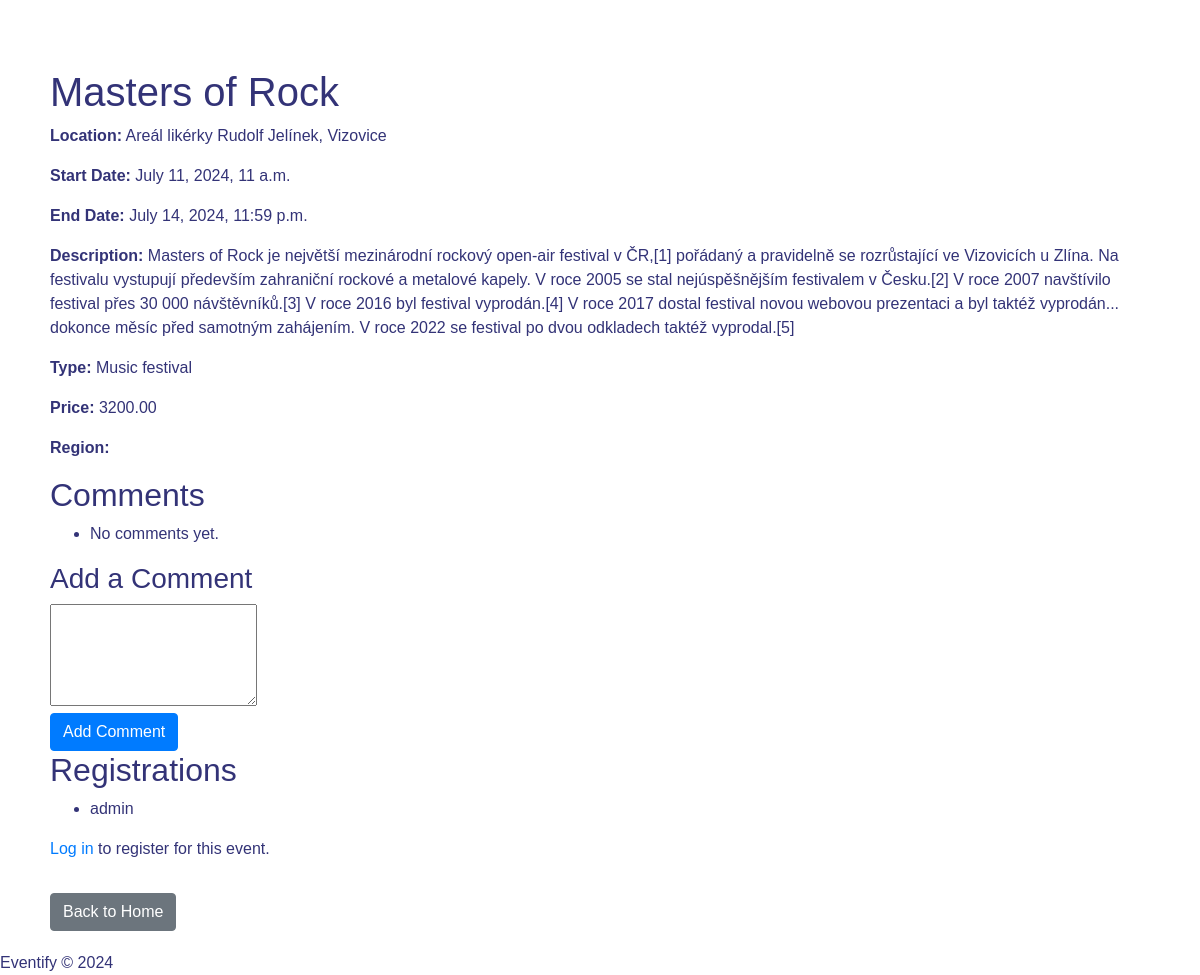
Before: /event/3/ with the older database file.
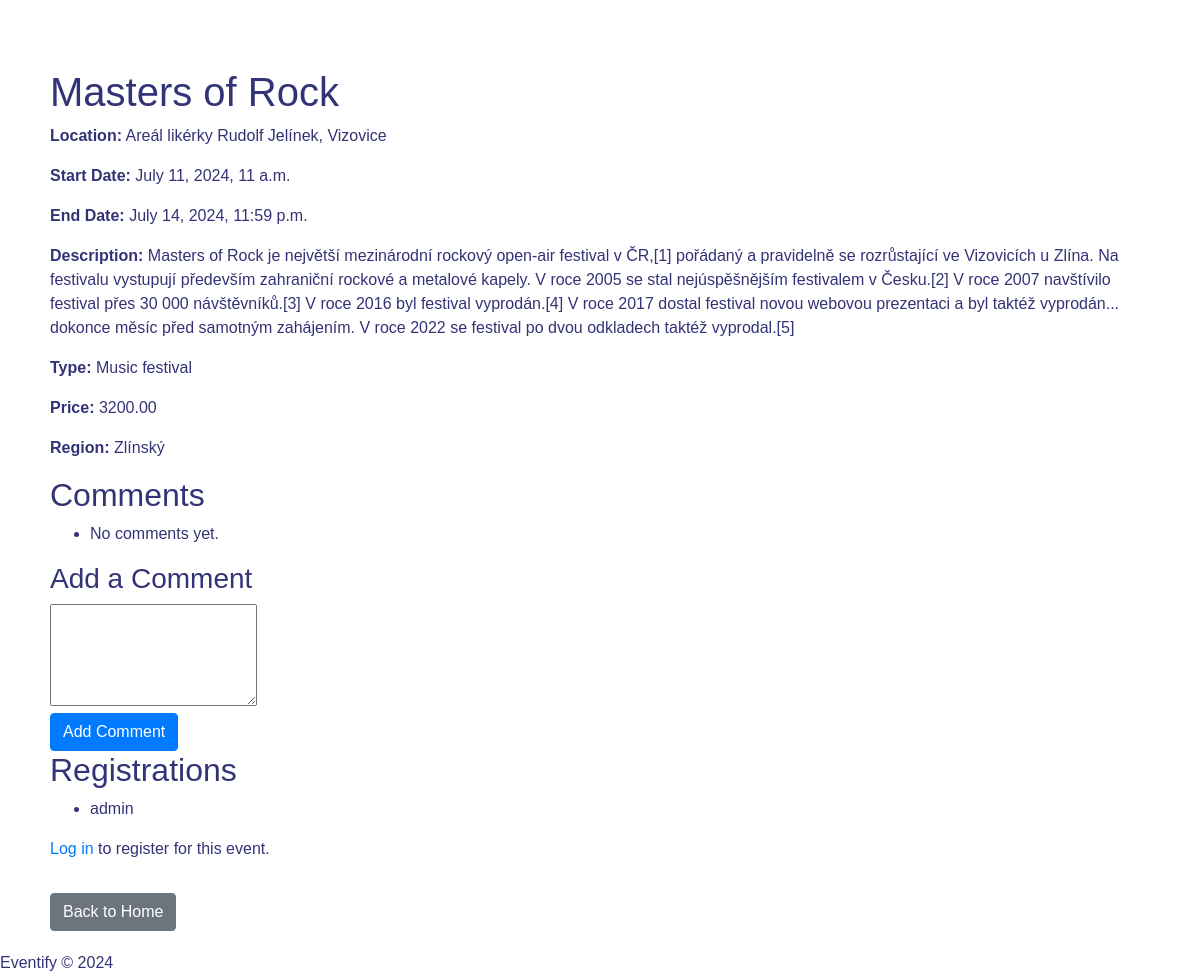
After: the same page with the newer database file.
### viewer/models.py (models this page shows, shortened)
class Event(models.Model):
    title = models.CharField(
        max_length=100,
    )
    start_date = models.DateTimeField()
    end_date = models.DateTimeField()
    description = models.TextField()
    created_by = models.ForeignKey(User, on_delete=models.CASCADE, related_name='events')
    type = models.CharField(max_length=50)
    price = models.DecimalField(max_digits=10, decimal_places=2)
    location = models.CharField(max_length=200, null=True, blank=True)
    region = models.CharField(max_length=40, choices=REGION_CHOICES, default='')

### viewer/views.py (the view)
# urls.py: path('event/<int:event_id>/', views.event_detail, name='event_detail'),
def event_detail(request, event_id):
    event = get_object_or_404(Event, pk=event_id)
    if request.method == 'POST':
        comment_content = request.POST.get('comment_content')
        if comment_content:
            Comment.objects.create(user=request.user, event=event, content=comment_content)
    comments = event.comments.all().order_by('-created_at')
    registrations = event.registrations.all()
    return render(request, 'viewer/event_detail.html', {
        'event': event,
        'comments': comments,
        'registrations': registrations,
        'is_edit': False,
    })

### viewer/templates/viewer/event_detail.html (shortened to what this page needs)
<!DOCTYPE html>
{% load static %}
<html lang="en">
<head>
    <link rel="stylesheet" href="https://stackpath.bootstrapcdn.com/bootstrap/4.2.1/css/bootstrap.min.css"
>
    <link rel="stylesheet" href="{% static 'viewer/style.css' %}">
</head>
<body>
    <div class="container mt-5">
        <h1>{{ event.title }}</h1>
        <p><strong>Location:</strong> {{ event.location }}</p>
        <p><strong>Start Date:</strong> {{ event.start_date }}</p>
        <p><strong>End Date:</strong> {{ event.end_date }}</p>
        <p><strong>Description:</strong> {{ event.description }}</p>
        <p><strong>Type:</strong> {{ event.type }}</p>
        <p><strong>Price:</strong> {{ event.price }}</p>
        <p><strong>Region:</strong> {{ event.get_region_display }}</p>
        {% if is_edit %}
            <form method="post">
                {% csrf_token %}
                {{ form.as_p }}
                <button type="submit" class="btn btn-primary">Save changes</button>
            </form>
        {% else %}
            <h2>Comments</h2>
            <ul>
                {% for comment in comments %}
                    <li>{{ comment.content }} - <em>{{ comment.user.username }}</em></li>
                {% empty %}
                    <li>No comments yet.</li>
                {% endfor %}
            </ul>
            <h3>Add a Comment</h3>
            <form method="post">
                <textarea name="comment_content" rows="4"></textarea><br>
                <button type="submit" class="btn btn-primary">Add Comment</button>
            </form>
            <h2>Registrations</h2>
            <ul>
                {% for registration in registrations %}
                    <li>{{ registration.user.username }}</li>
                {% empty %}
                    <li>No registrations yet.</li>
                {% endfor %}
            </ul>
            {% if user.is_authenticated %}
                {% if user in event.registrations.all %}
                    <p>You are already registered for this event.</p>
                {% else %}
                    <form method="post" action="{% url 'register_for_event' event.id %}">
                        {% csrf_token %}
                        <button type="submit" class="btn btn-primary">Register for Event</button>
                    </form>
                {% endif %}
            {% else %}
                <p><a href="{% url 'login' %}?next={{ request.path }}">Log in</a> to register for this event.</p>
            {% endif %}
        {% endif %}
        <a href="{% url 'home' %}" class="btn btn-secondary mt-3">Back to Home</a>
    </div>
    {% include 'footer.html' %}
</body>
</html>

Changed rows visible on the page:
changed Event "Masters of Rock": region (not shown) → "Zlínský"
